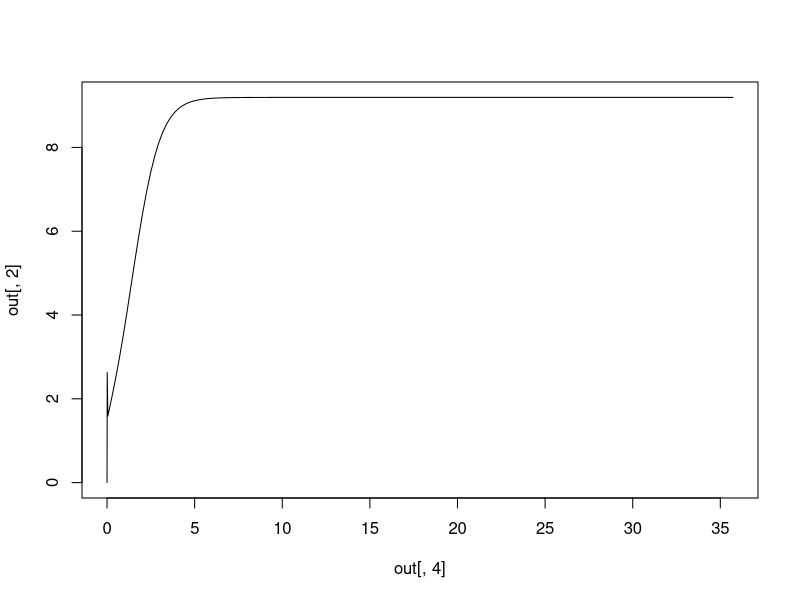

The R source for this figure:
library(deSolve)

params <- c(
  nRT = 17.8646,
  k = 100,
  A = 58.77, #mm^2
  mu = 9.1, #cP
  R = .000108, #MPa / (cP * mm^3/s)
  b = 3, #mm
  P_atm = 0.101325, #1 ATM
  speed = 136/60, #mm/s
  sigma = 1000,
  F_c = 1.5, #N
  F_s = 60, #N
  v_s = 0.1, #mm/s
  j = 2
)

# the forcing functions; rule = 2 avoids NaNs in interpolation
Speed <- approxfun(x = c(0,1,100), y = c(0,params['speed'],params['speed']), method = "linear", rule = 2)

model <- function(time, y, params) {
  with(as.list(c(y, params)), {
    speed = Speed(time)
    v_f = speed
    dz = v_f - (sigma * z) / (F_c + (F_s - F_c) * exp(-(abs(v_f/v_s))^j)) * abs(v_f) 
    dFf = sigma * dz
    #dF_spring = 1/k
    dF_bubble = (nRT/((F - Ff) + P_atm * A)^2)
    dF_needle = (F - Ff)/(A^2 * mu * R)
    dF = (speed + dF_bubble * dFf - dF_needle) / (dF_bubble)
    dV = -(F - Ff) / A / (mu * R)
    dx = speed
    bubble = nRT/((F - Ff)/A + P_atm)/A
    list(c(dF, dV, dx, dz, dFf), Q = dV / 1000, b = bubble)
  })
}

endofdelivery <- function(x, y, parms) {
  with(as.list(c(y, parms)), {
    V
  })}


yini <- c(
  F = 0,
  V = 2000,
  x = 0,
  z = 0,
  Ff = 0
) 


steps <- seq(0, 100, .1)

out <- lsodar(yini, steps, model, params, rootfunc = endofdelivery)
tail(out)

plot(out[,4], out[,2], type = 'l')
